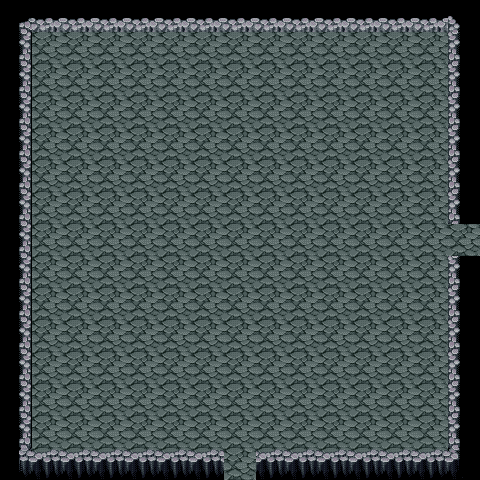

Rendered tile map (Tiled .tmx) drawn with the repository's tilesets; below, a short description and the map source with its tile grids summarised:
An orthogonal 15x15 tile map with 32x32 px tiles, 2 tile layers (background, collision) and 2 objects (2x door).

<map version="1.0" orientation="orthogonal" width="15" height="15" tilewidth="32" tileheight="32">
 <tileset firstgid="1" name="dungeon_tileset" tilewidth="32" tileheight="32">
  <image source="../images/dungeon_tileset.png" width="512" height="512" />
 </tileset>
 <layer name="background" width="15" height="15">
  <data>[225 cells, 225 non-empty, 1 distinct tile ids]</data>
 </layer>
 <layer name="collision" width="15" height="15">
  <properties>
   <property name="collision" value="true" />
  </properties>
  <data>[225 cells, 54 non-empty, 8 distinct tile ids]</data>
 </layer>
 <objectgroup name="objects" width="15" height="15">
  <object name="door_E" type="door" x="448" y="224" width="32" height="32">
   <properties>
    <property name="enter_door.direction" value="E" />
   </properties>
  </object>
  <object name="door_S" type="door" x="224" y="448" width="32" height="32">
   <properties>
    <property name="enter_door.direction" value="S" />
   </properties>
  </object>
 </objectgroup>
</map>
